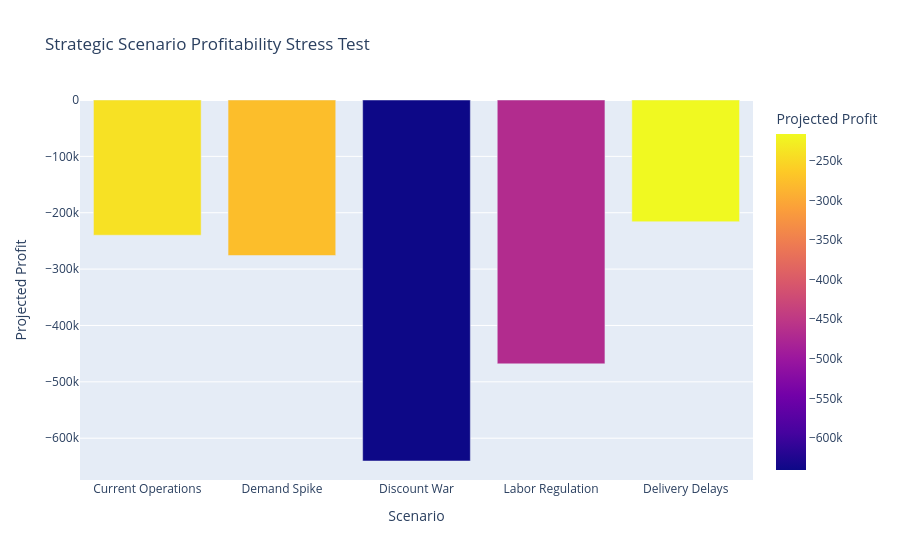

The cell this chart's notebook holds for it:
### Code cell
fig = px.bar(

    master_scenarios,

    x="Scenario",

    y="Projected Profit",

    color="Projected Profit",

    title="Strategic Scenario Profitability Stress Test"

)

fig.show()

### Figure 1 — Plotly figure (JSON) as saved in the notebook; plotly's stock layout.template omitted (floating-point values rounded to 4 significant figures)
{"data": [{"hovertemplate": "Scenario=%{x}<br>Projected Profit=%{marker.color}<extra></extra>", "legendgroup": "", "marker": {"color": [-239900.0, -275900.0, -640400.0, -468100.0, -215900.0], "coloraxis": "coloraxis", "pattern": {"shape": ""}}, "name": "", "orientation": "v", "showlegend": false, "textposition": "auto", "type": "bar", "x": ["Current Operations", "Demand Spike", "Discount War", "Labor Regulation", "Delivery Delays"], "xaxis": "x", "y": [-239900.0, -275900.0, -640400.0, -468100.0, -215900.0], "yaxis": "y"}], "layout": {"barmode": "relative", "coloraxis": {"colorbar": {"title": {"text": "Projected Profit"}}, "colorscale": [[0, "#0d0887"], [0.1111, "#46039f"], [0.2222, "#7201a8"], [0.3333, "#9c179e"], [0.4444, "#bd3786"], [0.5556, "#d8576b"], [0.6667, "#ed7953"], [0.7778, "#fb9f3a"], [0.8889, "#fdca26"], [1, "#f0f921"]]}, "legend": {"tracegroupgap": 0}, "title": {"text": "Strategic Scenario Profitability Stress Test"}, "xaxis": {"anchor": "y", "domain": [0, 1], "title": {"text": "Scenario"}}, "yaxis": {"anchor": "x", "domain": [0, 1], "title": {"text": "Projected Profit"}}}}
